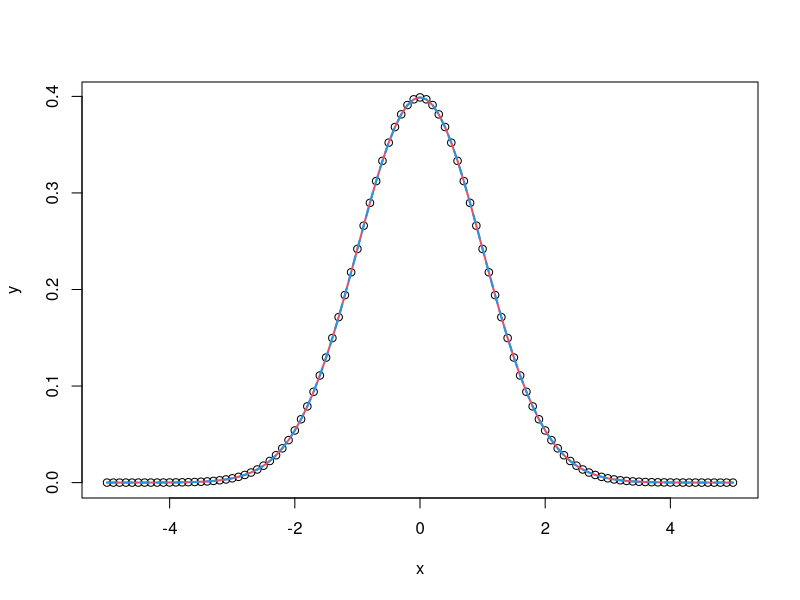

The R script that drew this image:

# some data
x = seq(-5, 5, by=0.1)
y = dnorm(x)
plot(x, y)


# approx ------------------------------------------------------------------

# interpolated values
interp.values = approx(x, y, n = 1000)
str(interp.values)
lines(interp.values, col = 2, lwd = 2)


# approxfun ---------------------------------------------------------------

# approximate function
dnorm.approx = approxfun(x,y)
class(dnorm.approx)

curve(dnorm.approx, col = 4, lwd = 2, lty = 2, add = TRUE)

integrate(dnorm.approx, min(x), max(x))
